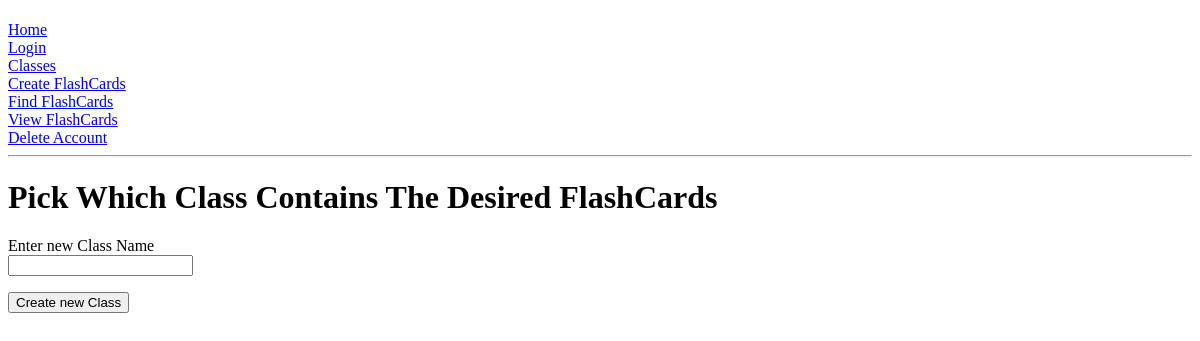
/ClassList (signed in), run on an earlier commit of the app's database.
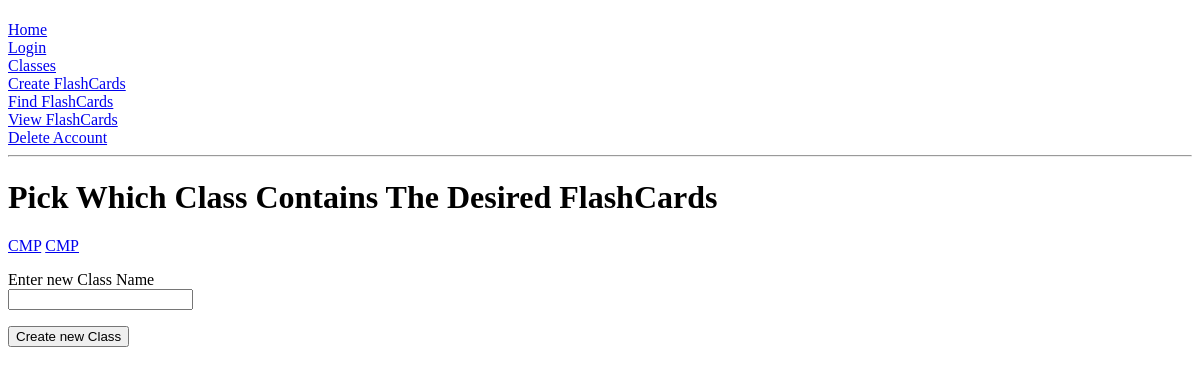
And on a later commit of the database.
### app/models.py (models this page shows, shortened)
class Class(db.Model):
    id = db.Column(db.Integer, primary_key=True)
    user_id = db.Column(db.Integer, db.ForeignKey('user.id'))
    title = db.Column(db.String(128), index=True)
    cardlist = db.relationship('Cardlist', backref='author', lazy='dynamic')
    notes = db.relationship('Notes', backref='author', lazy='dynamic')
    active_class = None
    def active_class(self):
        return self.active_class

### app/routes.py (the view)
@app_obj.route("/ClassList", methods = ['GET', 'POST'])
@login_required
def class_selector():
    user_classes = Class.query.filter_by(user_id=current_user.id)
    form = ClassCreator()
    if form.validate_on_submit():
        category = Class(title=form.title.data, user_id=current_user.id)
        db.session.add(category)
        db.session.commit()
        return redirect('/ClassList')
    return render_template('classes.html', form=form, user_classes=user_classes)

### app/forms.py
class ClassCreator(FlaskForm):
    title = StringField('Enter new Class Name')
    submit = SubmitField('Create new Class')

### app/models.py (called while the page is built)
@login.user_loader
def load_user(id):
    return User.query.get(int(id))

### app/templates/classes.html (shortened to what this page needs)
{% extends 'base.html' %}
{% block content %}
    <h1> Pick Which Class Contains The Desired FlashCards</h1>
    <form action ="" method="POST" novalidate>
        {% for class in user_classes %}
            <a href="/ClassList/{{ class.title }}">{{ class.title }}</a>
        {% endfor %}
        <p>
            {{ form.title.label }} <br>
            {{ form.title() }}
        </p>
        <p>
            {{ form.submit() }}
        </p>
    </form>
{% endblock %}

### app/templates/base.html (shortened to what this page needs)
<!DOCTYPE html>
<html>
    <head>
    </head>
    <body>
        <div>
            <a href="/"> Home </a> <br>
            <a href="/login"> Login </a> <br>
            <a href="/ClassList"> Classes </a> <br>
            <a href="/createflashcard"> Create FlashCards </a> <br>
            <a href="/find"> Find FlashCards </a> <br>
            <a href="/viewflashcard"> View FlashCards </a> <br>
	        <a href="/deleteaccount"> Delete Account </a>
        </div>
	<hr>
        {% block content %} {% endblock %}
    </body>
</html>

What changed in the data, as far as the page shows it:
added Class: title "CMP"
added Class: title "CMP"
